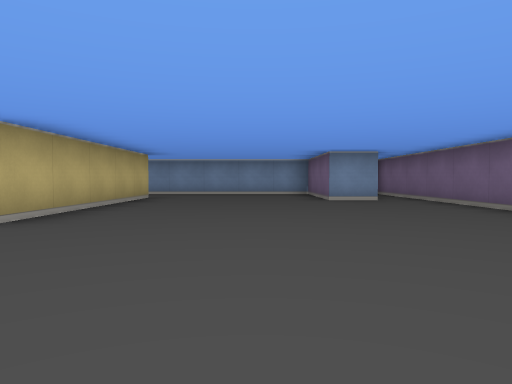
view 1 (above)

14 first-person views from a walk through a cub3D maze. The camera is about half as high as the walls, tilts 2° down and sees 70° across. The floor is counted in squares. Each view is taken from the middle of a square. On the plan, view 1 faces up. The plan holds only what a view shows up to about 9 squares ahead; the rest is blank.

view 2
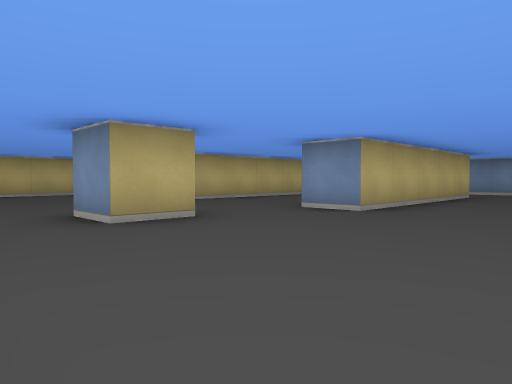

view 3
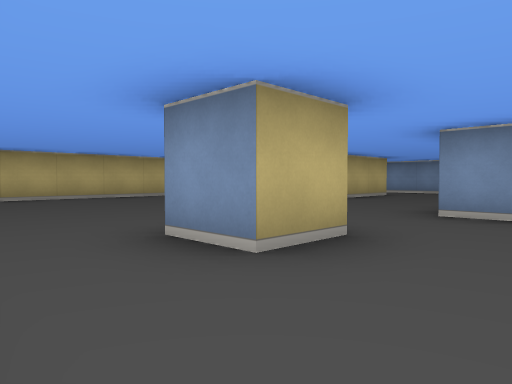

view 4
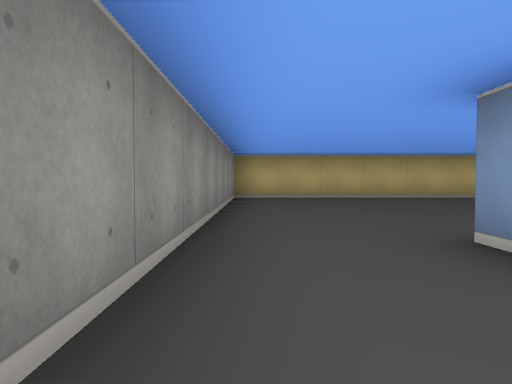

view 5
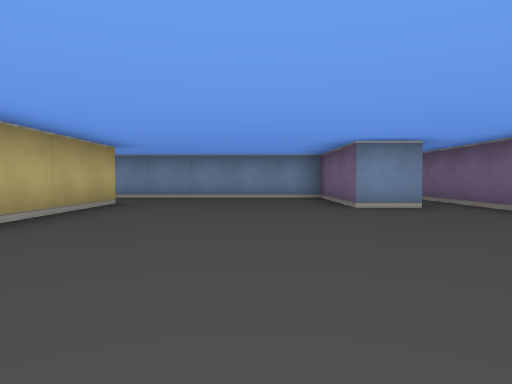

view 6
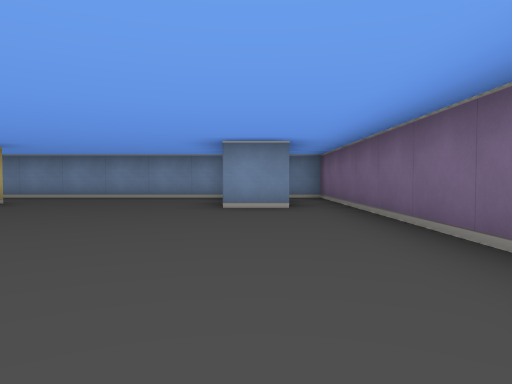

view 7
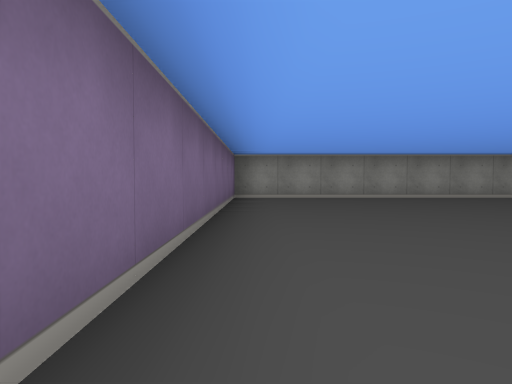

view 8
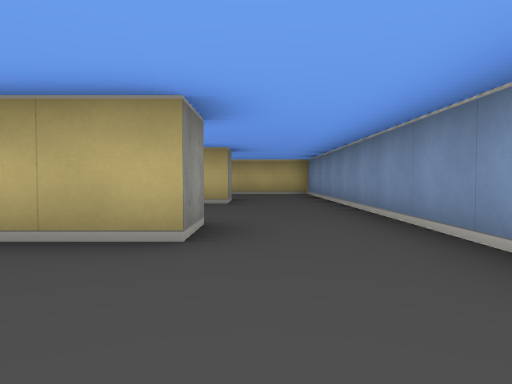

view 9
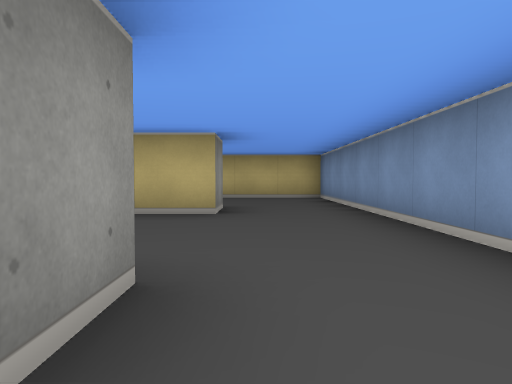

view 10
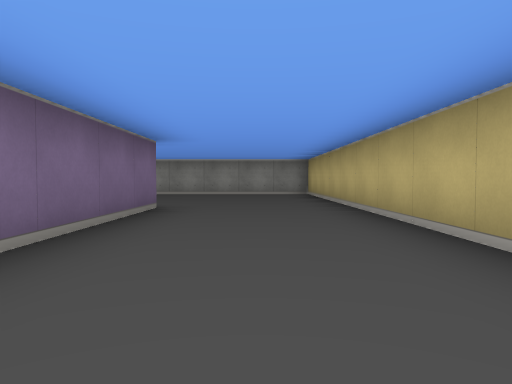

view 11
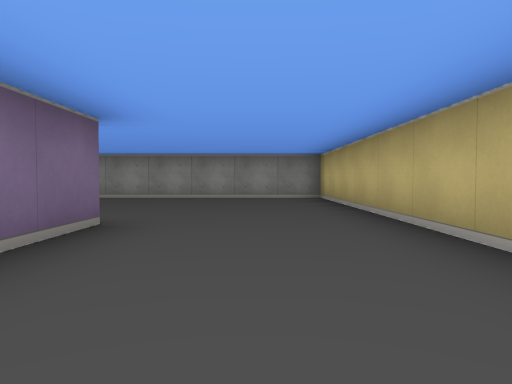

view 12
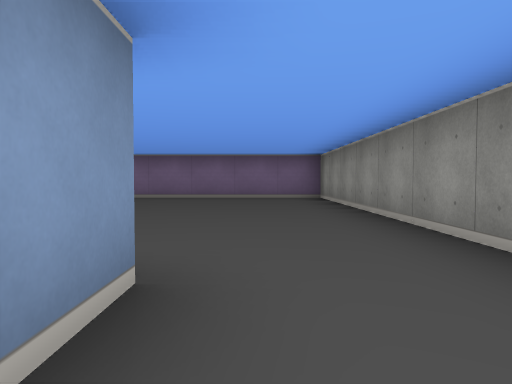

view 13
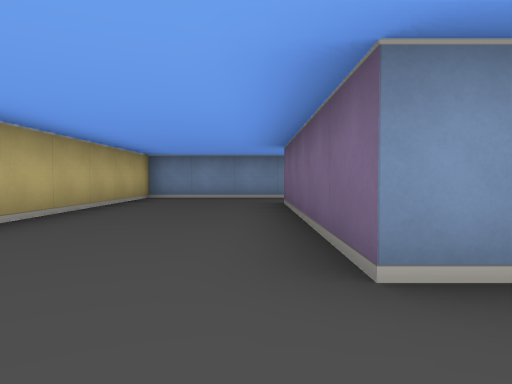

view 14
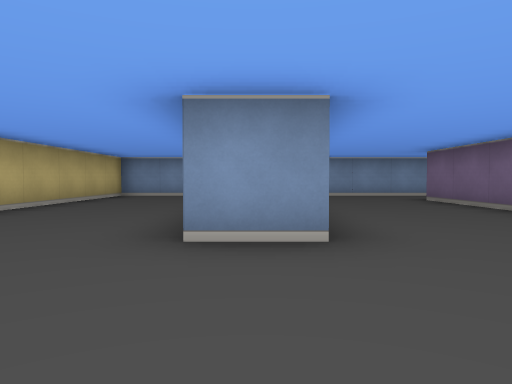

### Floor plan
Points are (right, up) in squares from view 1. A wall is a line through its corners. A room is listed if a view was taken in it or the views show most of it. See-through windows are left out.
Room 1 (views 1, 2, 3, 4, 5, 6, 7, 8, 9, 10, 11, 12, 13, 14)
walls: (-3.5, 6) (-3.5, 8.5) (-2.5, 8.5) (-2.5, 3.5) (-3.5, 3.5); (-3.5, 1.6) (-3.5, 0.5) (-4.5, 0.5); (-6.5, 3.5) (-7.5, 3.5) (-7.5, 8.5) (-6.5, 8.5) (-6.5, 3.5); (2.6, 7.5) (1.5, 7.5) (1.5, 10.5) (-10.5, 10.5) (-10.5, -1.5) (3.5, -1.5) (3.5, 10.5) (2.8, 10.5)

Where each view was taken, in squares from view 1:
view 1: 0 up, 0 right, facing up
view 2: 1 down, 0 right, facing up-left
view 3: 1 down, 2 left, facing up-left
view 4: 1 down, 2 left, facing left
view 5: 2 up, 0 right, facing up
view 6: 2 up, 2 right, facing up
view 7: 7 up, 3 right, facing down
view 8: 9 up, 0 right, facing left
view 9: 9 up, 2 left, facing left
view 10: 9 up, 9 left, facing down
view 11: 7 up, 9 left, facing down
view 12: 0 up, 5 left, facing right
view 13: 2 up, 8 left, facing up
view 14: 1 up, 7 left, facing up
